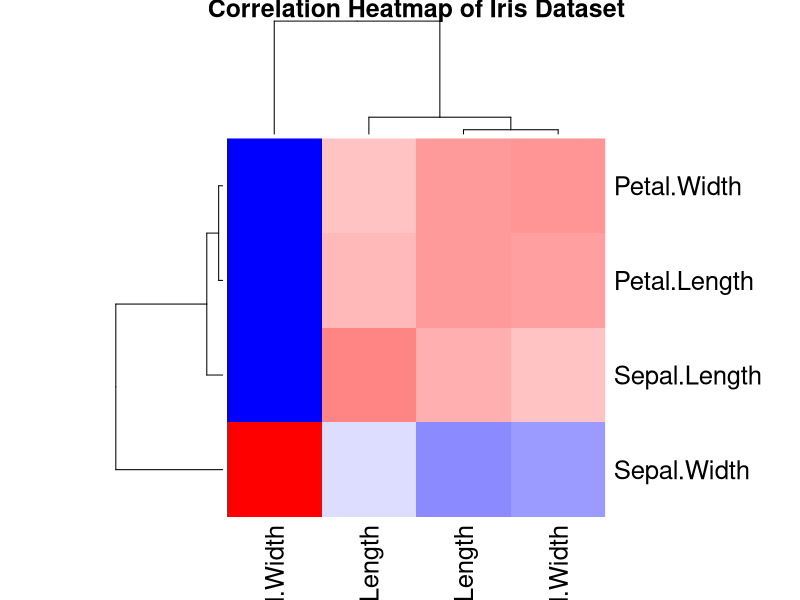
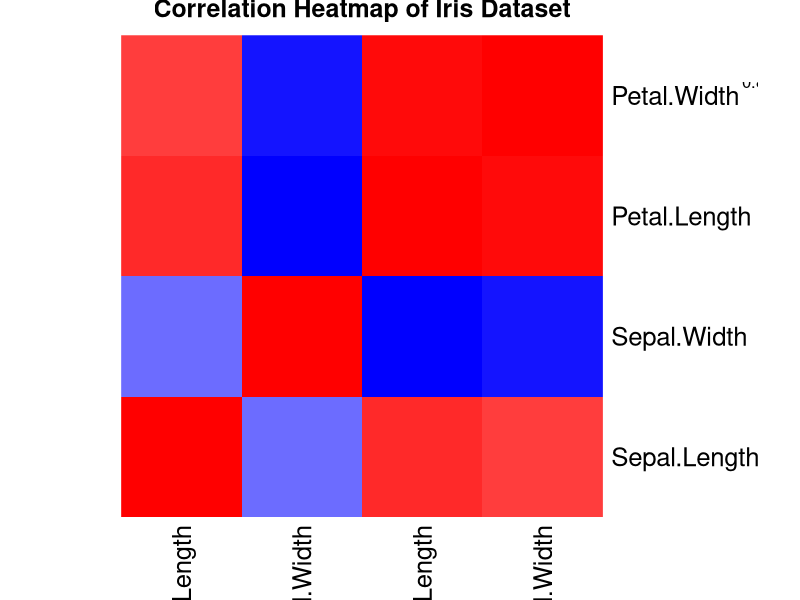
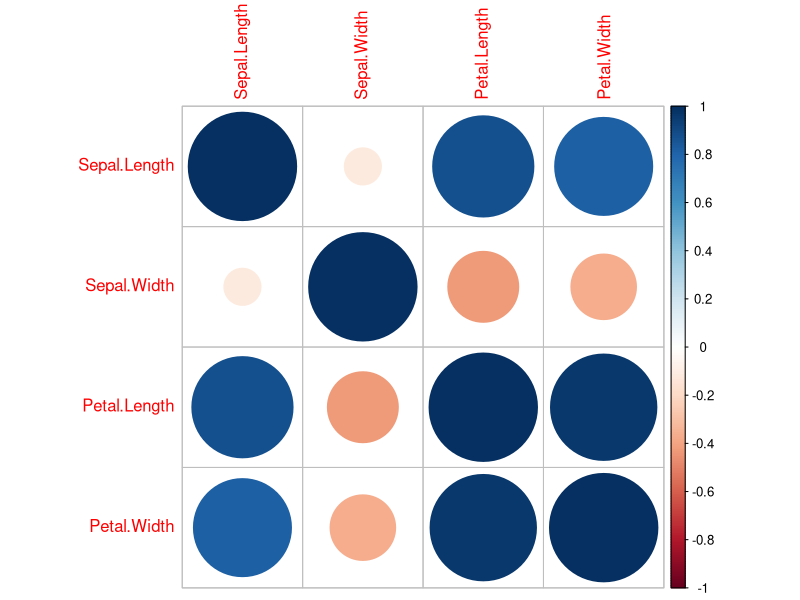
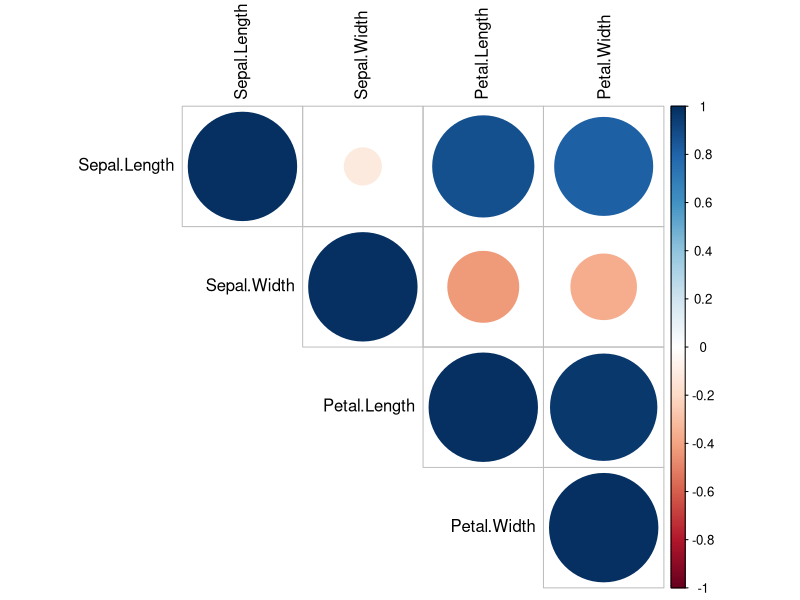
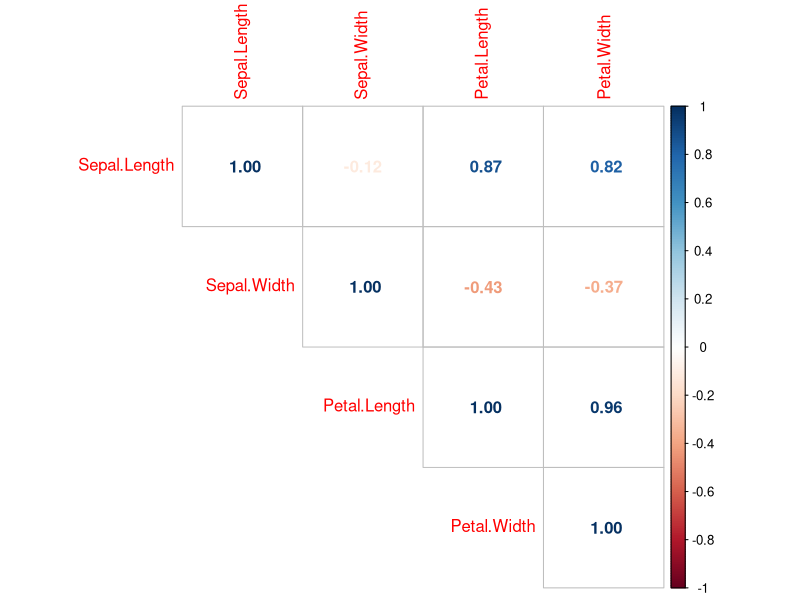
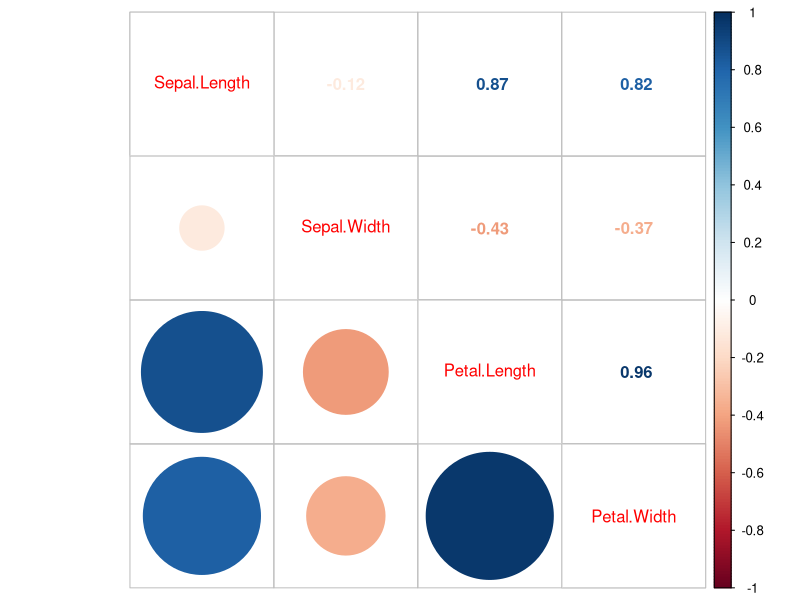
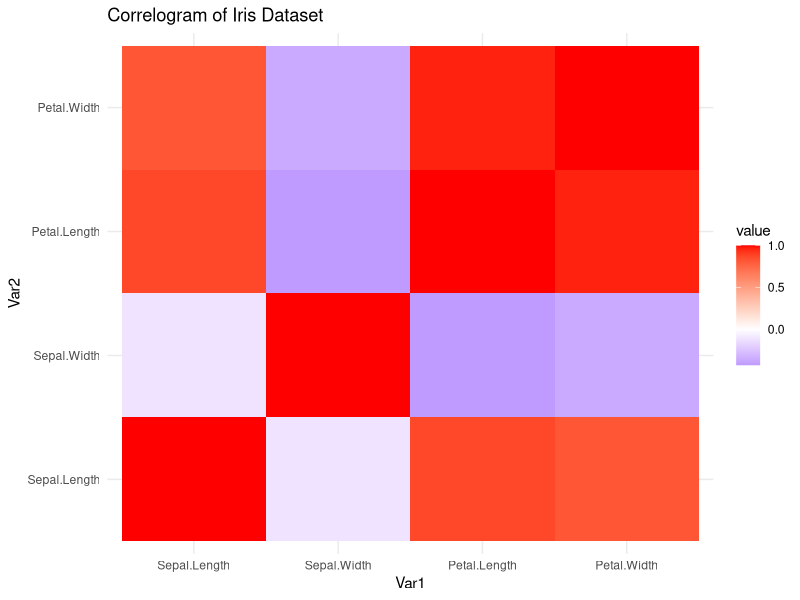
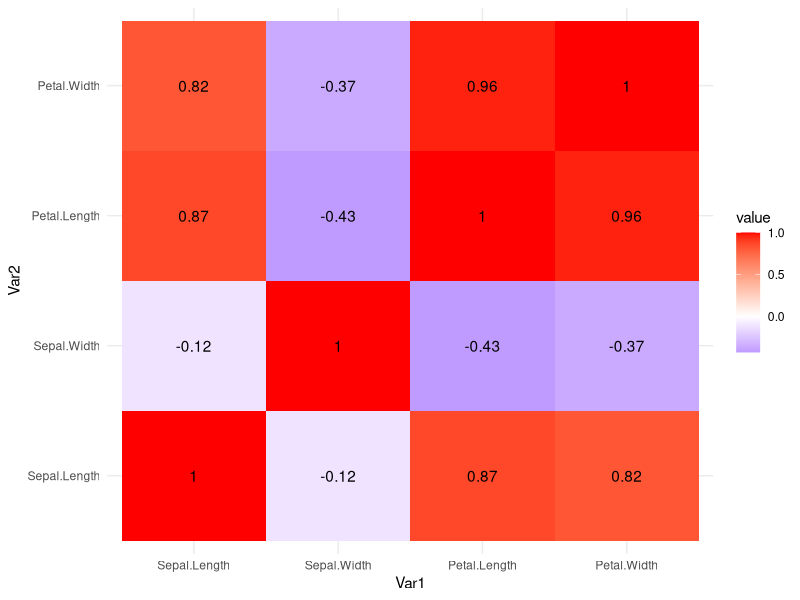

Generate these figures, in order, with R:
#Load and prepare the dataset
data(iris)
#use only numeric variables
iris_num<- iris[,1:4]
#Compute correlation matrix
corr_matrix<-cor(iris_num)
corr_matrix
#basic correlation matrix
heatmap(
  corr_matrix,
  col=colorRampPalette(c("blue","white","red"))(100),
  main="Correlation Heatmap of Iris Dataset"
)
#Heatmap with Correlation Values
heatmap(
  corr_matrix,
  col = colorRampPalette(c("blue","white","red"))(100),
  Rowv=NA,
  Colv=NA,
  scale="none",
  main="Correlation Heatmap of Iris Dataset"
)
text(
  rep(1:ncol(corr_matrix), each=nrow(corr_matrix)),
  rep(nrow(corr_matrix):1, ncol(corr_matrix)),
  round(corr_matrix,2))

#correlogram using `corrplot` (most popular)
#Install package
#Install package:
install.packages("corrplot")
library(corrplot)
#basic correlogram:
corrplot(corr_matrix)
#colored Circle correlogram
corrplot(
  corr_matrix,
  method = "circle",
  type = "upper",
  tl.col = "black")
#Correlogram with correlation numbers
corrplot(
  corr_matrix,
  method="number",
  type="upper")

#Displays correlation coeffients directly.
#mixed Correlogram
corrplot.mixed(
  corr_matrix,
  lower="circle",
  upper="number")
#ggplot2-style Correlogram
#convert correlation matrix to long format.
library(reshape2)
library(ggplot2)
corr_long<-melt(corr_matrix)
ggplot(corr_long,aes(Var1,Var2,fill=value))+
  geom_tile()+
  scale_fill_gradient2(
    low="blue",
    mid="white",
    high="red",
    midpoint=0
  )+
  theme_minimal()+
  labs(title="Correlogram of Iris Dataset")
#correlogram with values
ggplot(corr_long,aes(Var1,Var2,fill=value))+
  geom_tile()+
  geom_text(aes(label=round(value,2)))+
  scale_fill_gradient2(
    low="blue",
    mid="white",
    high="red",
    midpoint=0
  )+
  theme_minimal()
#advanced correlogram using GGally
install.packages("GGally")
library(GGally)
ggcorr(
  iris_num,
  label=TRUE,
  label_round=2)
#Advanced Scatter Correlogram
library(GGally)
ggpairs(iris,
        columns=1:4,
        aes(color=Species))
